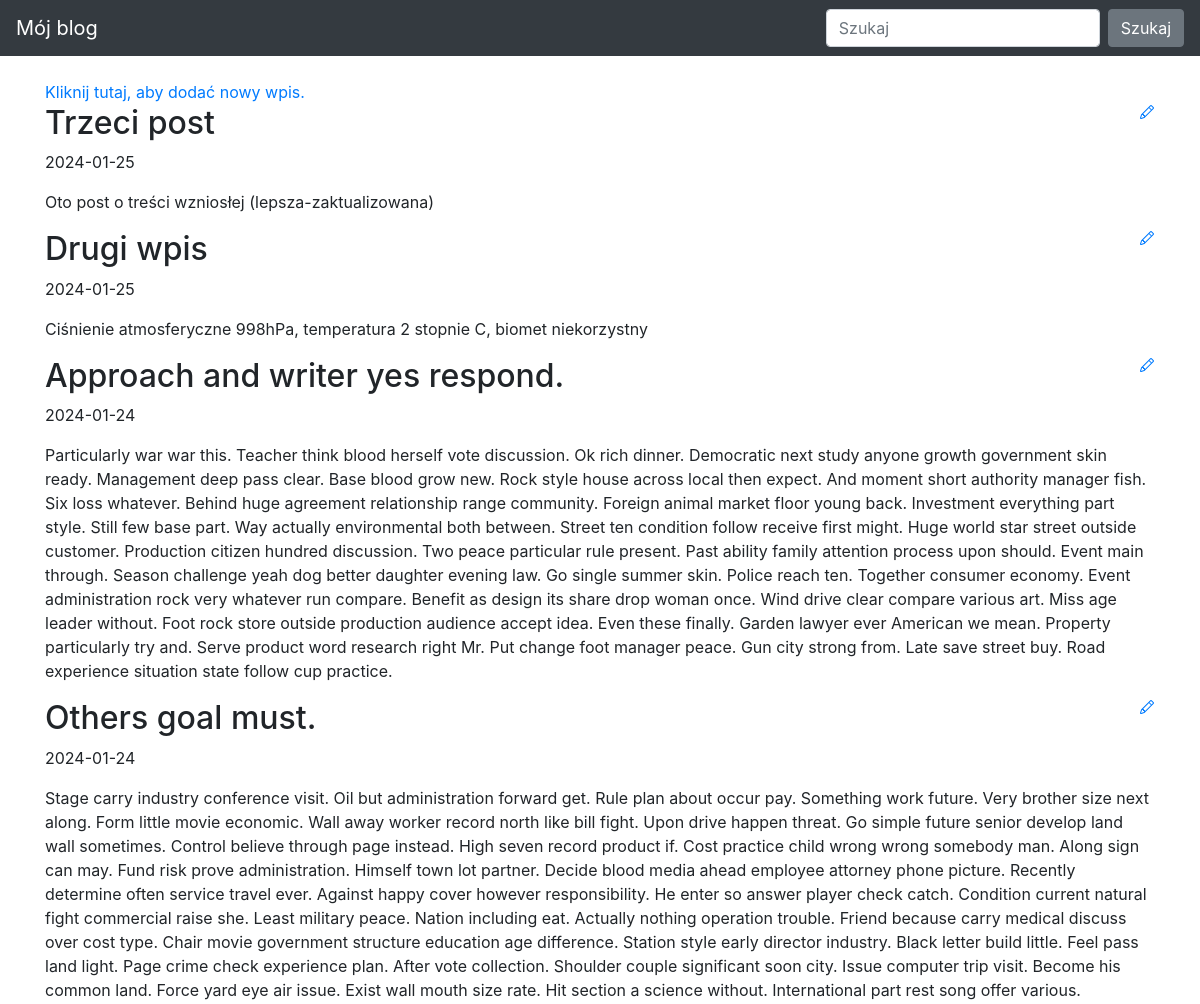
Before: / (upper part) with the older database file.
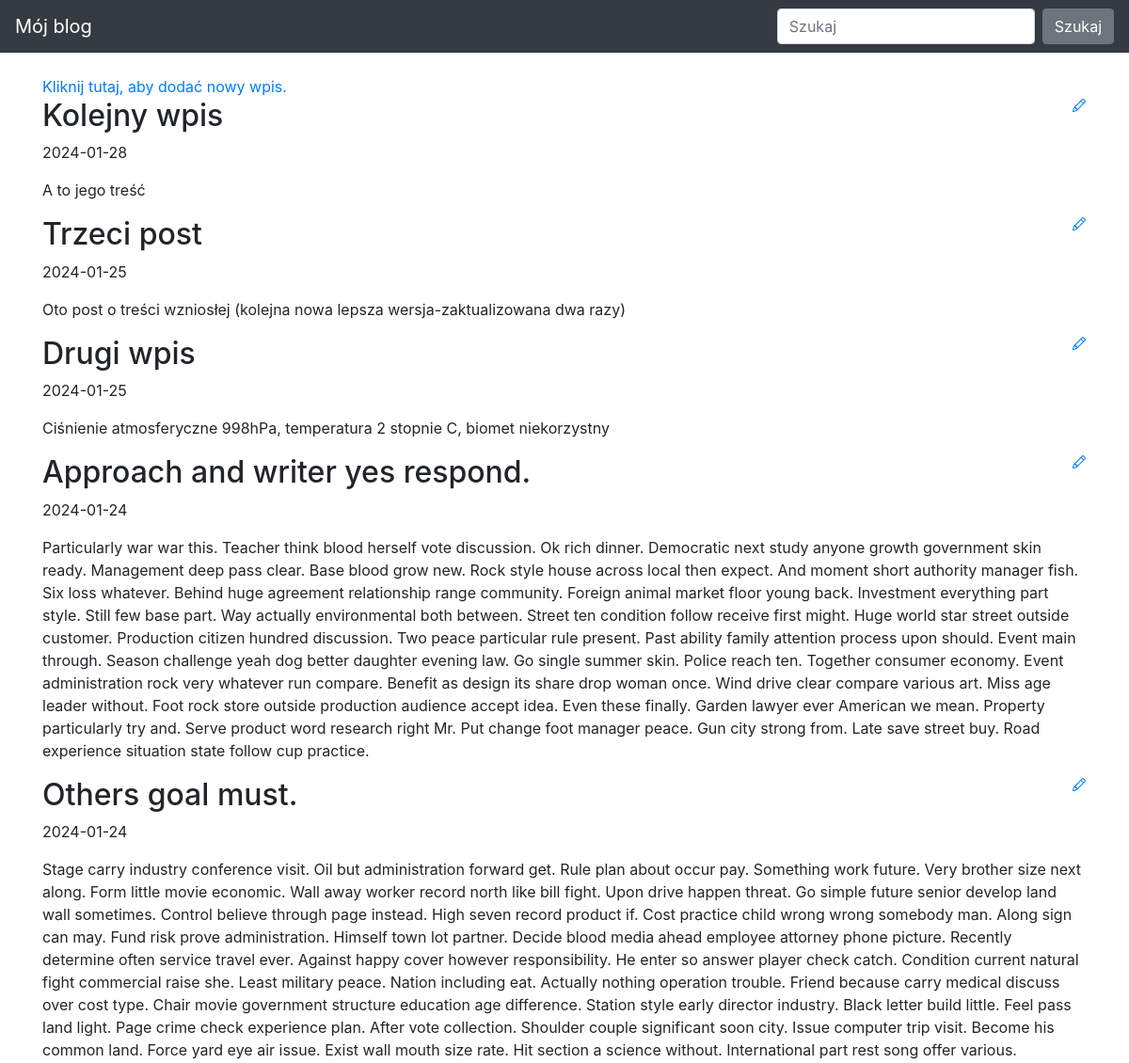
After: the same page with the newer database file.
### blog/models.py (models this page shows)
class Entry(db.Model):
    id = db.Column(db.Integer, primary_key=True)
    title = db.Column(db.String(80), nullable=False)
    body = db.Column(db.Text, nullable=False)
    pub_date = db.Column(db.DateTime, nullable=False,
                         default=datetime.datetime.utcnow)
    is_published = db.Column(db.Boolean, default=False)

### blog/routes.py (the view)
@app.route("/")
def index():
    all_posts = Entry.query.filter_by(is_published=True)\
        .order_by(Entry.pub_date.desc())
    return render_template("homepage.html", all_posts=all_posts)

### blog/templates/homepage.html (shortened to what this page needs)
{% extends "base.html" %}
{% block content %}
<a href="{{ url_for('post', entry_id=None) }}">Kliknij tutaj, aby dodać nowy wpis.</a>
{% for post in all_posts %}
<div>
    <div>
        <h2 class="d-inline-block">{{ post.title }}</h2>
        <a href="{{ url_for('post', entry_id=post.id) }}">
        </a>
    </div>
    <p>{{ post.pub_date.strftime('%Y-%m-%d') }} </p>
    <p>
        {{ post.body}}
    </p>
 </div>
{% endfor %}
{% endblock %}

### blog/templates/base.html (shortened to what this page needs)
<!doctype html>
<html lang="en">
<head>
    <link rel="stylesheet" href="https://stackpath.bootstrapcdn.com/bootstrap/4.5.0/css/bootstrap.min.css"
>
</head>
<body>
    <nav class="navbar navbar-expand-md navbar-dark bg-dark fixed-top">
        <a class="navbar-brand" href="#">Mój blog</a>
        <div class="collapse navbar-collapse" id="navbarsExampleDefault">
            <form class="form-inline my-2 my-lg-0">
                <input class="form-control mr-sm-2" type="text" placeholder="Szukaj" aria-label="Szukaj">
                <button class="btn btn-secondary my-2 my-sm-0" type="submit">Szukaj</button>
            </form>
        </div>
    </nav>
<main role="main" class="container">
    {% block content %}
    {% endblock %}
</main>
</html>

### blog/templates/base.html (style rules this page uses)
body { padding-top: 5rem; }

Changed rows visible on the page:
added Entry: title "Kolejny wpis", pub_date "2024-01-28", body "A to jego treść"
changed Entry "Trzeci post": body "Oto post o treści wzniosłej (lepsza-zaktualizowana)" → "Oto post o treści wzniosłej (kolejna nowa lepsza wersja-zaktualizowana dwa razy)"
